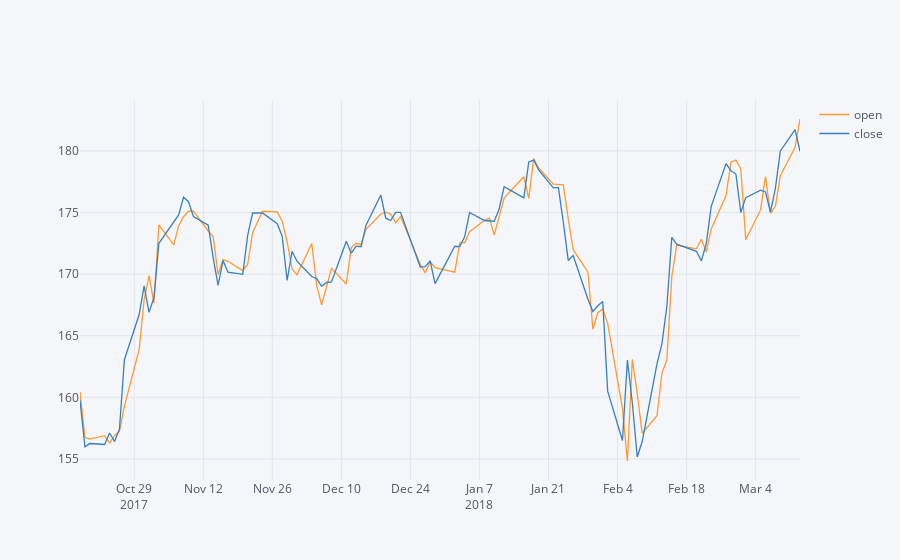

Notebook cell for this chart:
### Code cell
aapl.plot(["open","close"])
